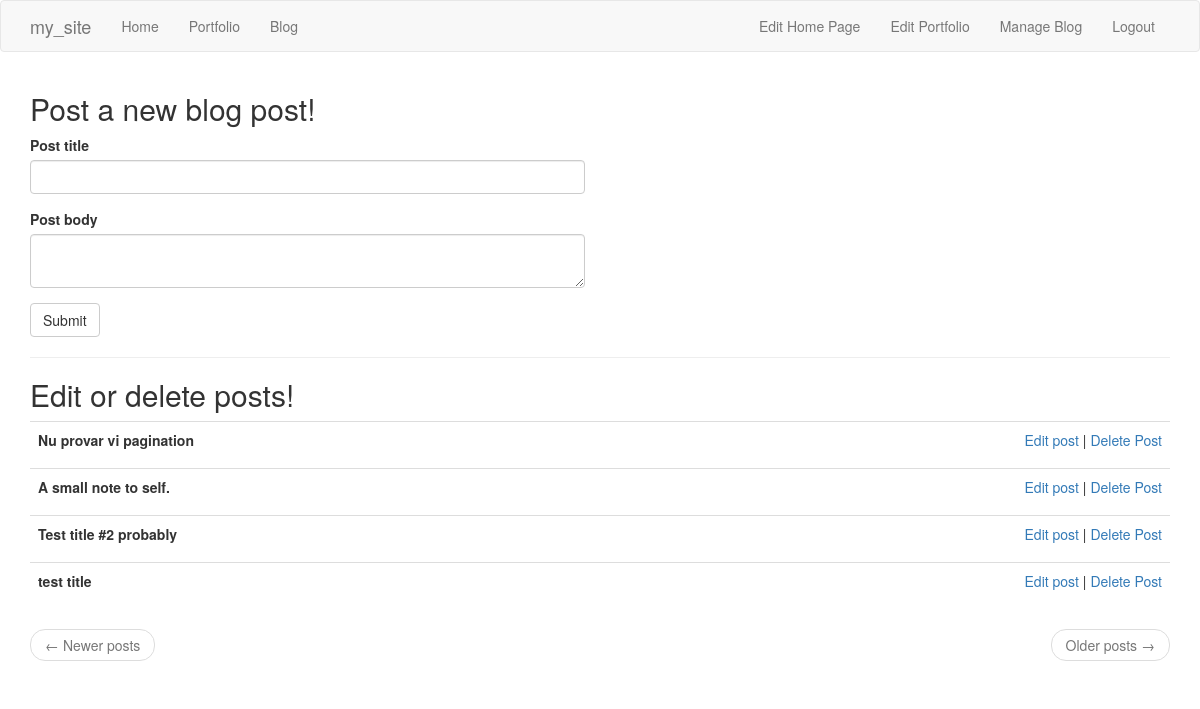
The page /manage_blog (signed in) on the database as committed earlier.
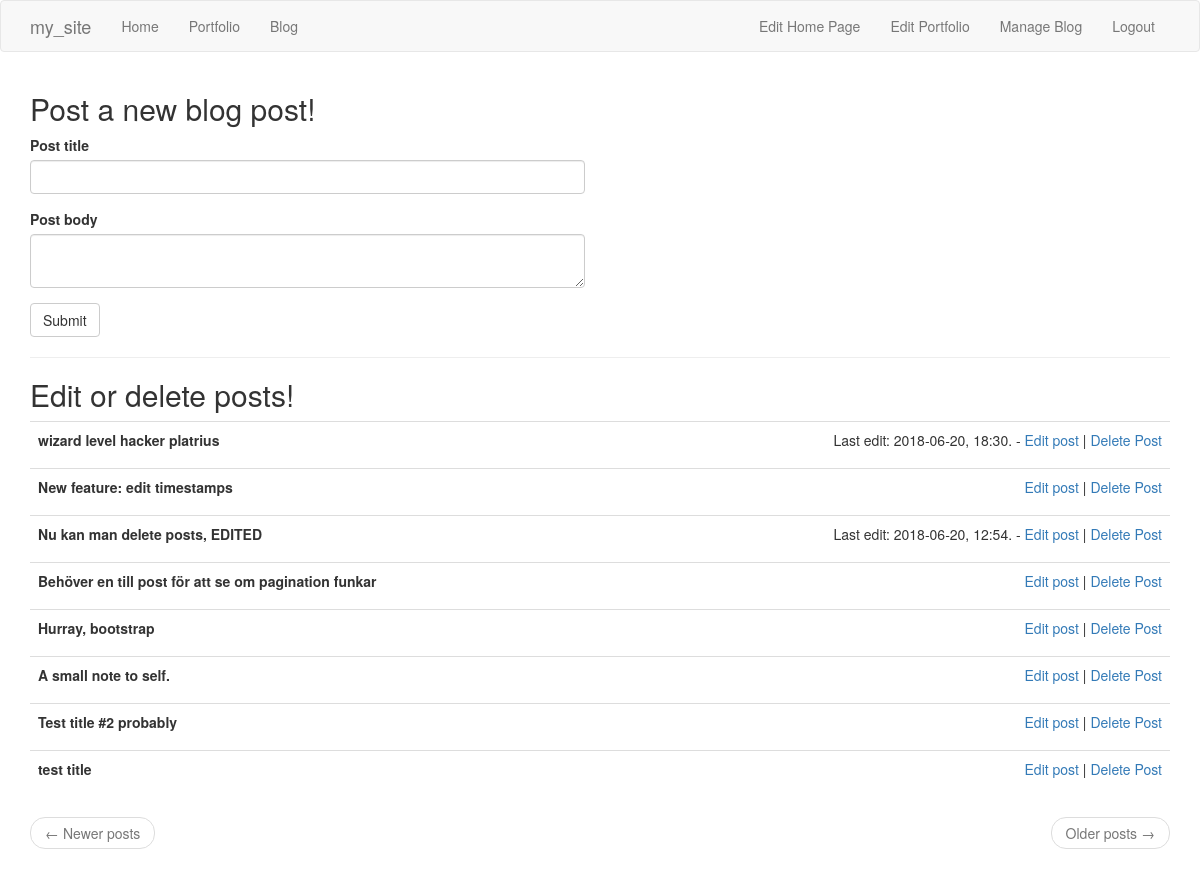
The same page on the database as committed later.
### app/models.py (models this page shows, shortened)
class BlogPost(db.Model):
    id = db.Column(db.Integer, primary_key=True)
    title = db.Column(db.String(100))
    body = db.Column(db.String(1000))
    timestamp = db.Column(db.DateTime, index=True, default=datetime.utcnow)
    comments = db.relationship('BlogComment', backref='blog_post',
                               lazy='dynamic')
    last_edit = db.Column(db.DateTime, index=True)

### app/routes.py (the view)
@app.route('/manage_blog', methods=['GET', 'POST'])
@login_required
def manage_blog():
    form = BlogPostForm()
    if form.validate_on_submit():
        post = BlogPost(title=form.post_title.data, body=form.post_body.data)
        db.session.add(post)
        db.session.commit()
        flash('Post is now live!')
        return redirect(url_for('index'))
    page = request.args.get('page', 1, type=int)
    posts = BlogPost.query.order_by(BlogPost.timestamp.desc()).paginate(
        page, app.config['TITLES_PER_PAGE'], False)
    next_url = url_for('manage_blog', page=posts.next_num) \
        if posts.has_next else None
    prev_url = url_for('manage_blog', page=posts.prev_num) \
        if posts.has_prev else None
    return render_template('manage_blog.html', title='Manage Blog',
                           form=form, posts=posts.items, next_url=next_url,
                           prev_url=prev_url)

### app/forms.py
class BlogPostForm(FlaskForm):
    post_title = TextField('Post title', validators=[
        DataRequired(), Length(min=1, max=100)])
    post_body = TextAreaField('Post body', validators=[
        DataRequired(), Length(min=1, max=1000)])
    submit = SubmitField('Submit')

### app/models.py (called while the page is built)
@login.user_loader
def load_user(id):
    return User.query.get(int(id))  # id is str so needs typecasting to int

### app/templates/manage_blog.html (shortened to what this page needs)
{% extends "base.html" %}
{% import 'bootstrap/wtf.html' as wtf %}
{% block app_content %}
    <h2>Post a new blog post!</h2>
    <div class="row">
        <div class="col-md-6">
            <form action="" method="post">
                {{ wtf.form_field(form.post_title) }}
                {{ wtf.form_field(form.post_body) }}
                {{ wtf.form_field(form.submit) }}
            </form>
        </div>
    </div>
    <hr>
    <h2>Edit or delete posts!</h2>
    <table class="table table-hover">
        {% for post in posts %}
        <tr>
            <td>
                <p><b>{{ post.title }}</b></p>
            </td>
            <td>
                <p style="text-align:right;">
                    {% if post.last_edit %}
                    Last edit:
                    {{ post.last_edit.strftime("%Y-%m-%d, %H:%M") }}. -
                    {% endif %}
                    <a href="{{ url_for('edit_blog_post', post_id=post.id) }}">Edit post</a> |
                    <a href="{{ url_for('delete_post', post_id=post.id) }}">Delete Post</a>
                </p>
            </td>
        </tr>
        {% endfor %}
    </table>
    <nav aria-label="...">
        <ul class="pager">
            <li class="previous{% if not prev_url %} disabled{% endif %}">
                <a href="{{ prev_url or '#' }}">
                    <span aria-hidden="true">&larr;</span> Newer posts
                </a>
            </li>
            <li class="next{% if not next_url %} disabled{% endif %}">
                <a href="{{ next_url or '#' }}">
                    Older posts <span aria-hidden="true">&rarr;</span>
                </a>
            </li>
        </ul>
    </nav>
{% endblock %}

### app/templates/base.html (shortened to what this page needs)
{% extends 'bootstrap/base.html' %}
{% block navbar %}
    <nav class="navbar navbar-default">
        <div class="container">
            <div class="navbar-header">
                <a class="navbar-brand" href="{{ url_for('index') }}">my_site</a>
            </div>
            <div class="collapse navbar-collapse" id="bs-example-navbar-collapse-1">
                <ul class="nav navbar-nav">
                    <li><a href="{{ url_for('index') }}">Home</a></li>
                    <li><a href="{{ url_for('index') }}">Portfolio</a></li>
                    <li><a href="{{ url_for('index') }}">Blog</a></li>
                </ul>
                {% if current_user.is_authenticated %}
                <ul class="nav navbar-nav navbar-right">
                    <li><a href="{{ url_for('admin') }}">Edit Home Page</a></li>
                    <li><a href="{{ url_for('admin') }}">Edit Portfolio</a></li>
                    <li><a href="{{ url_for('manage_blog') }}">Manage Blog</a></li>
                    <li><a href="{{ url_for('logout') }}">Logout</a></li>
                    {% endif %}
                </ul>
            </div>
        </div>
    </nav>
{% endblock %}
{% block content %}
    <div class="container">
        {% block app_content %}{% endblock %}
    </div>
{% endblock %}

Rows that differ between the two databases and show on the page:
removed BlogPost: title "Nu provar vi pagination"
added BlogPost: title "wizard level hacker platrius", last_edit "2018-06-20, 18:30"
added BlogPost: title "New feature: edit timestamps"
added BlogPost: title "Nu kan man delete posts, EDITED", last_edit "2018-06-20, 12:54"
added BlogPost: title "Behöver en till post för att se om pagination funkar"
added BlogPost: title "Hurray, bootstrap"
